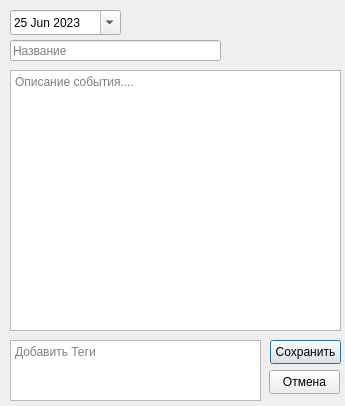
<?xml version="1.0" encoding="UTF-8"?>
<ui version="4.0">
 <class>Redact</class>
 <widget class="QDialog" name="Redact">
  <property name="geometry">
   <rect>
    <x>0</x>
    <y>0</y>
    <width>345</width>
    <height>406</height>
   </rect>
  </property>
  <property name="sizePolicy">
   <sizepolicy hsizetype="Fixed" vsizetype="Fixed">
    <horstretch>0</horstretch>
    <verstretch>0</verstretch>
   </sizepolicy>
  </property>
  <property name="minimumSize">
   <size>
    <width>345</width>
    <height>406</height>
   </size>
  </property>
  <property name="maximumSize">
   <size>
    <width>345</width>
    <height>406</height>
   </size>
  </property>
  <property name="windowTitle">
   <string>Редактирование события</string>
  </property>
  <property name="modal">
   <bool>true</bool>
  </property>
  <widget class="QLineEdit" name="nameEd">
   <property name="geometry">
    <rect>
     <x>10</x>
     <y>40</y>
     <width>211</width>
     <height>21</height>
    </rect>
   </property>
   <property name="inputMask">
    <string/>
   </property>
   <property name="text">
    <string/>
   </property>
   <property name="placeholderText">
    <string>Название</string>
   </property>
  </widget>
  <widget class="QDateEdit" name="dateEd">
   <property name="geometry">
    <rect>
     <x>10</x>
     <y>10</y>
     <width>111</width>
     <height>25</height>
    </rect>
   </property>
   <property name="calendarPopup">
    <bool>true</bool>
   </property>
   <property name="date">
    <date>
     <year>2023</year>
     <month>6</month>
     <day>25</day>
    </date>
   </property>
  </widget>
  <widget class="QPlainTextEdit" name="desEd">
   <property name="geometry">
    <rect>
     <x>10</x>
     <y>70</y>
     <width>331</width>
     <height>261</height>
    </rect>
   </property>
   <property name="placeholderText">
    <string>Описание события....</string>
   </property>
  </widget>
  <widget class="QPlainTextEdit" name="tagEd">
   <property name="geometry">
    <rect>
     <x>10</x>
     <y>340</y>
     <width>251</width>
     <height>61</height>
    </rect>
   </property>
   <property name="placeholderText">
    <string>Добавить Теги</string>
   </property>
  </widget>
  <widget class="QPushButton" name="saveB">
   <property name="geometry">
    <rect>
     <x>270</x>
     <y>340</y>
     <width>71</width>
     <height>24</height>
    </rect>
   </property>
   <property name="text">
    <string>Сохранить</string>
   </property>
  </widget>
  <widget class="QPushButton" name="canB">
   <property name="geometry">
    <rect>
     <x>269</x>
     <y>370</y>
     <width>71</width>
     <height>24</height>
    </rect>
   </property>
   <property name="text">
    <string>Отмена</string>
   </property>
  </widget>
 </widget>
 <resources/>
 <connections/>
</ui>
